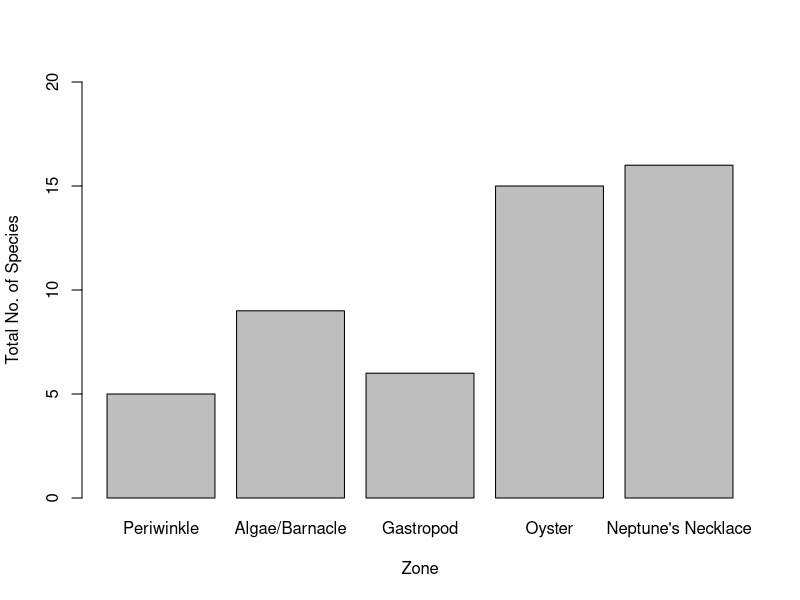

Generate this figure with R:
#!/usr/bin/env Rscript

zone.names <- read.csv("zones.csv")$name
species <- read.csv("species.txt", header = F)
zone <- list(read.csv("zone1.csv"),
             read.csv("zone2.csv"),
             read.csv("zone3.csv"),
             read.csv("zone4.csv"),
             read.csv("zone5.csv"))

count <- c(nrow(zone[[1]]),
           nrow(zone[[2]]),
           nrow(zone[[3]]),
           nrow(zone[[4]]),
           nrow(zone[[5]]))

r <- cor(count, 1:5, method = "spearman")
print(r) 
n <- 30 # TODO verify value of n
T <- r * sqrt((n-2)/(1-r^2))
print(T)

pdf("count.pdf", 8, 5)
barplot(count,
        names.arg = zone.names,
        ylim = c(0, 20),
        xlab = "Zone",
        ylab = "Total No. of Species")

